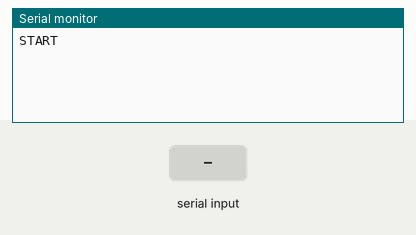
This sketch was run on a simulated Arduino Uno, built with avr-gcc and run on an emulated ATmega328P. On the bench: the last lines printed to the serial monitor. The inputs (shaded band) are chosen by the test bench.

Above: at 1.2 s.
1.3 s: "1\n" received over the second serial link
At 2.0 s:
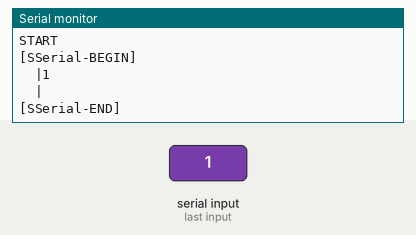
2.8 s: "0\n" received over the second serial link
At 4.3 s:
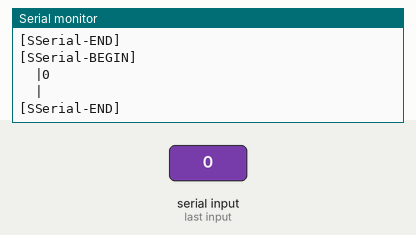

The sketch:

Wifi.ino
```cpp
#include <SoftwareSerial.h>
#define _HBAUD 9600 //硬件串口波特率
#define _SBAUD 9600 //软件串口波特率
#define _Terminator '\n' //硬件串口终止符
#define _TerminatorSS "\r\n" //软件串口终止符(连接的模块所使用的终止符)
SoftwareSerial SSerial(2, 3);
void setup() {
  // put your setup code here, to run once:
  Serial.begin(_HBAUD);
  SSerial.begin(_SBAUD);
  delay(50);
  Serial.println("START");
}

void loop() {
  // put your main code here, to run repeatedly:
  ReceiveSerialData();
  ReceiveSoftwareSerialData();
}


/**
  接收串口通信数据
*/
void ReceiveSerialData() {
  String temp_s = "";
  char temp_c;

  if (Serial.available() <= 0)
    return;
  while (Serial.available() > 0)
  {
    temp_c = char(Serial.read()); //单字节读取串口数据
    if (temp_c == _Terminator) { //判断是否为终止符
      break;
    } else {
      temp_s += temp_c;
    }
    delay(2);
  }
  SSerial.print(temp_s);
  SSerial.print(_TerminatorSS);
}

/**
  接收软串口通信数据
*/
void ReceiveSoftwareSerialData() {
  String temp_s = "";
  char temp_c;

  if (SSerial.available() > 0) {
    Serial.print("[SSerial-BEGIN]\n\t|");
    while (SSerial.available() > 0)
    {
      temp_c = SSerial.read();
      temp_s += temp_c;
      delay(2);
    }
    temp_s.replace("\n\n", "\n");
    temp_s.replace("\n", "\n\t|");
    Serial.print(temp_s);
    Serial.print(_Terminator);
    Serial.print("[SSerial-END]");
    Serial.print(_Terminator);
  }
}
```

Measured:
- after the input at 1.3 s, the serial monitor: prints a new line at once (image 1)
- after the input at 2.8 s, the serial monitor: prints a new line at once (image 2)
